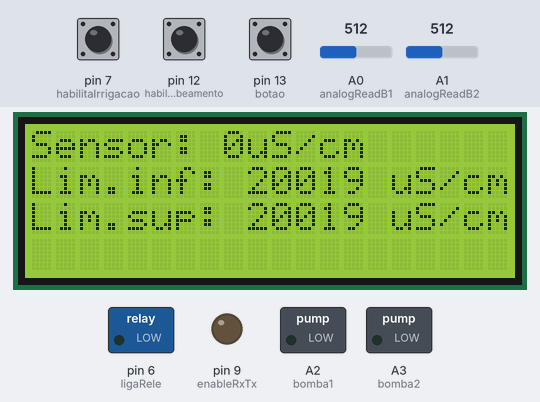
Recording of a program running on a simulated Arduino Nano, built with avr-gcc and run on an emulated ATmega328P. Parts: 20×4 character LCD, switched loads named in the program (green lamp = pin HIGH), output pins drawn as LEDs (lit = HIGH). Dashed ring = blinking. Inputs (shaded band) come from the test bench; at power-on: pin 13 (botao) HIGH, A0 (analogReadB1) = 512, A1 (analogReadB2) = 512, pin 7 (habilitaIrrigacao) HIGH, pin 12 (habilitaBombeamento) HIGH. What the program prints to the serial monitor is not drawn.

Above: at 2.2 s.
2.3 s: pin 13 (botao) pulled LOW for 1 s
At 3.1 s:
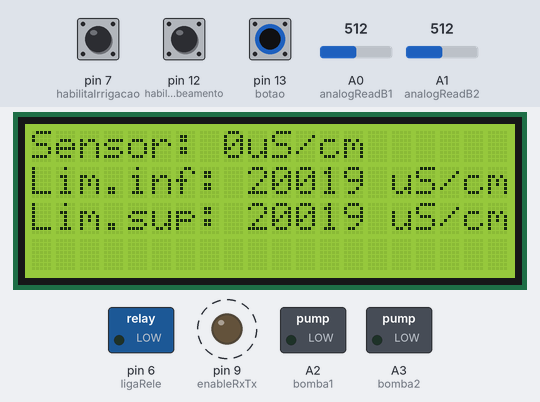
7.5 s: A0 (analogReadB1) set to 0
At 7.9 s:
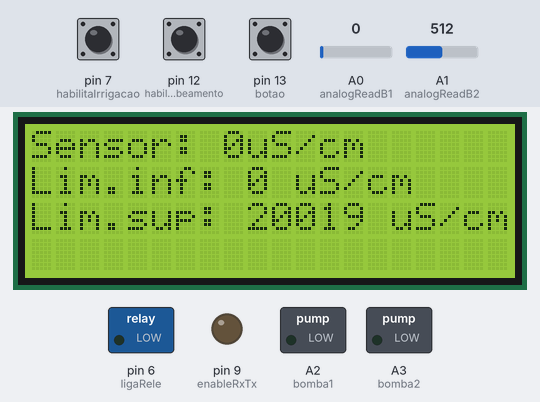
11.7 s: A1 (analogReadB2) set to 0
At 12.5 s:
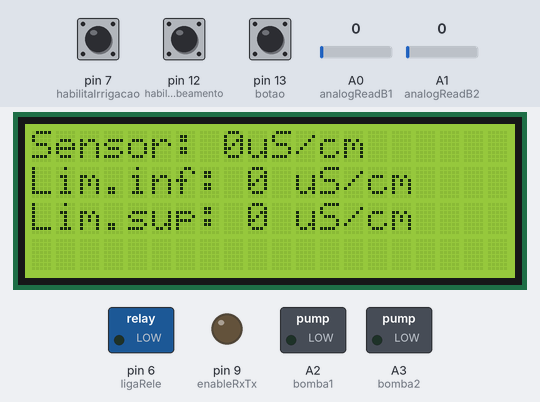
20.1 s: pin 7 (habilitaIrrigacao) pulled LOW for 0.15 s
At 20.17 s:
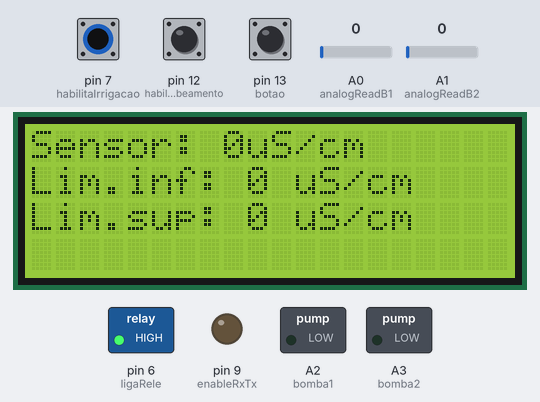
24.4 s: A0 (analogReadB1) set to 306
At 26.3 s:
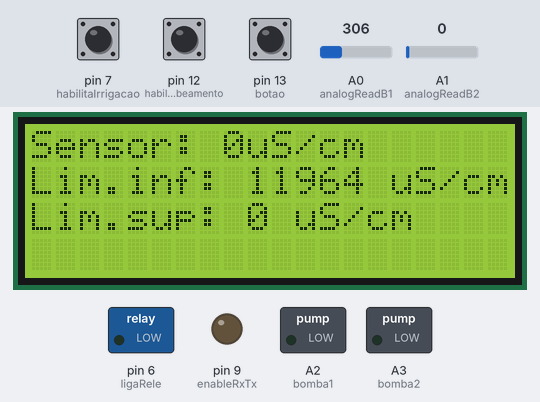
Timing chart, 0 to 27.8 s (numbered marks = the images above; inputs shaded):
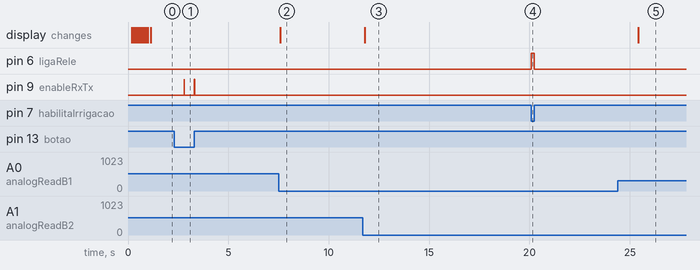

The program:

main.cpp
```cpp
/*
  Autor: Emanuel Xavier
  Data: 21/02/2025

  git:15/10/2026

  v1.1.1
  Necessário revisar a aquisição dos dados do sensor na função retornaCondutividade()!!!
*/


#include <Arduino.h>
#include <LiquidCrystal_I2C.h>
#include <SoftwareSerial.h>
#include <avr/wdt.h>

SoftwareSerial condutivimetro(10, 11);

//Valor de referencia em dS/cm 1.30

// set the LCD number of columns and rows
int lcdColumns = 20;
int lcdRows = 4;

// set LCD address, number of columns and rows
// if you don't know your display address, run an I2C scanner sketch
LiquidCrystal_I2C lcd(0x20, lcdColumns, lcdRows);

byte teste[] = {0x01, 0x03, 0x00, 0x00, 0x00, 0x02, 0xc4, 0x0b};

byte condutHex[2] = {0x00, 0x00};

word condutTotal = 0;

const int botao = 13;
const int enableRxTx = 9;
unsigned int cond = 0;

const int analogReadB1 = A0;
const int analogReadB2 = A1;

const int bomba1 = A2;
const int bomba2 = A3;
const int habilitaBombeamento = 12;
const int habilitaIrrigacao = 7;
const int ligaRele = 6;

unsigned long recMillis = 0;
const unsigned int tempo = 1000;

uint16_t setPointB1 = 0;
uint16_t setPointB2 = 0;

unsigned int retornaCondutividade();
void iniciaLcd();
void configIo();

void setup(){
  Serial.begin(9600);
  condutivimetro.begin(9600);

  configIo();

  iniciaLcd();

  wdt_enable(WDTO_8S);
}

void loop(){
  if(digitalRead(botao) != 1){
    delay(500);
    digitalWrite(enableRxTx, 1);
    condutivimetro.write(teste, sizeof(teste));
    condutivimetro.flush();
    digitalWrite(enableRxTx, 0);
  }

  if(millis() - recMillis >= tempo){
    cond = retornaCondutividade();
    Serial.print(cond); Serial.println(" uS/cm");

    char dadosLcd[20] = "\0";
    char texto[7] = "uS/cm";

    itoa(cond, dadosLcd, 10);
    strcat(dadosLcd, texto);

    lcd.clear();
    lcd.setCursor(0, 0);
    lcd.print("Sensor: ");
    lcd.print(dadosLcd);

    setPointB1 = map(analogRead(analogReadB1), 0, 1023, 0, 40000);
    setPointB2 = map(analogRead(analogReadB2), 0, 1023, 0, 40000);

    lcd.setCursor(0, 1);
    lcd.print("Lim.inf: ");
    lcd.print(setPointB1);
    lcd.print(" uS/cm");
    lcd.setCursor(0, 2);
    lcd.print("Lim.sup: ");
    lcd.print(setPointB2);
    lcd.print(" uS/cm");

    Serial.println();
    Serial.print("SetPoint B1: "); Serial.print(setPointB1); Serial.println(" uS/cm");
    Serial.print("SetPoint B2: "); Serial.print(setPointB2); Serial.println(" uS/cm");
    Serial.println();

    recMillis = millis();
  }


if(digitalRead(habilitaBombeamento) == false){
    if(cond < setPointB1){
      digitalWrite(bomba1, 1);
      digitalWrite(bomba2, 0);
    }

    else if(cond > setPointB1){
      digitalWrite(bomba1, 0);
      digitalWrite(bomba2, 1);
    }

    else{
      digitalWrite(bomba1, 0);
      digitalWrite(bomba2, 0);
    }
  }

  else{
    digitalWrite(bomba1, 0);
    digitalWrite(bomba2, 0);
  }

  if(digitalRead(habilitaIrrigacao) == false){
    digitalWrite(ligaRele, 1);
  }

  else digitalWrite(ligaRele, 0);

  wdt_reset();
}

unsigned int retornaCondutividade(){
  unsigned int condutividade = 0;

  if(condutivimetro.available()){
    byte leitura = 0x00;
    int i = 0;
    int j = 0;

    if(condutivimetro.available() == 9){
      while(condutivimetro.available()){
        leitura = condutivimetro.read();
        if(i == 5 || i == 6){
          condutHex[j] = leitura;
          j++;
        }
        i++;
      }
    }

    else{
      while(condutivimetro.available()){
        leitura = condutivimetro.read();
        delay(20);
      }
    }
  }

  condutTotal = word(condutHex[0], condutHex[1]);

  condutividade = condutTotal;

  //condutividade = random(20000);

  return condutividade;
}

void iniciaLcd(){
  lcd.init();
  lcd.clear();
  lcd.backlight();
  lcd.setCursor(0, 0);
  lcd.print("Iniciando.");
  for(int i = 0; i < 10; i++){
    lcd.print(".");
    delay(100);
  }

  lcd.clear();
}

void configIo(){
  pinMode(botao, INPUT_PULLUP);
  pinMode(enableRxTx, OUTPUT);
  pinMode(habilitaBombeamento, INPUT_PULLUP);
  pinMode(habilitaIrrigacao, INPUT_PULLUP);
  pinMode(ligaRele, OUTPUT);

  digitalWrite(ligaRele, 0);

  pinMode(bomba1, OUTPUT);
  pinMode(bomba2, OUTPUT);

  digitalWrite(bomba1, 0);
  digitalWrite(bomba2, 0);

  digitalWrite(enableRxTx, 0);
}
```

Measured:
- after the input at 2.3 s, pin 9 (enableRxTx): alternates HIGH for 0.01 s and LOW for 0.50 s, 4 changes in all, then stays LOW, starting after 0.50 s
- after the input at 7.5 s, the display: changes after 0.10 s (image 2)
- after the input at 11.7 s, the display: changes after 0.10 s (image 3)
- after the input at 20.1 s, pin 6 (ligaRele): LOW → HIGH at once, → LOW 0.15 s later
- after the input at 24.4 s, the display: changes after 1.0 s (image 5)
